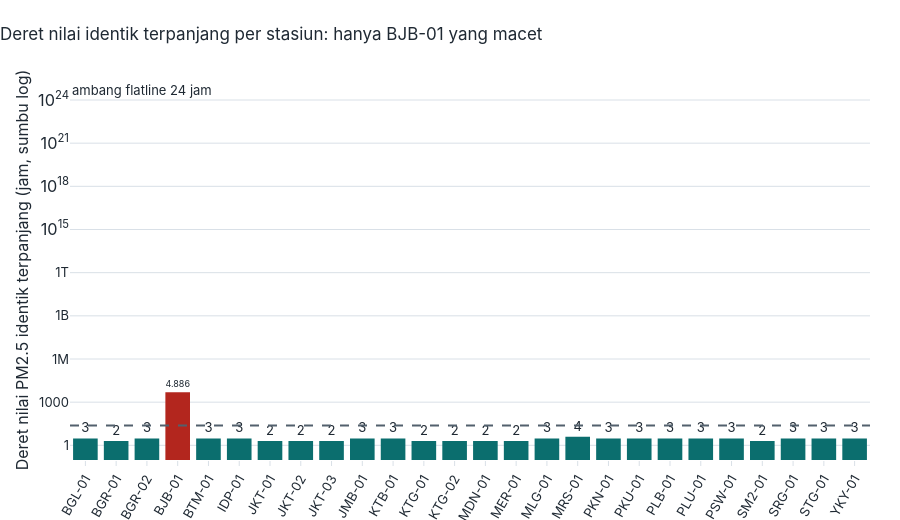

The notebook cell saved with this chart:
### Markdown cell above
## 0. Temuan kualitas data baru: sensor macet (flatline) dan data kerja
Nilai PM2.5 kontinu hampir tidak pernah **identik** pada jam-jam berurutan. Deret nilai identik ≥ 24 jam berturut-turut ditandai sebagai *flatline* (sensor macet/nilai tertahan). Ini pemeriksaan baru yang tidak ada pada notebook 02–03 (yang berfokus pada nilai teks, mustahil, dan `qc_flag`).

### Code cell
flat_semua = M.deteksi_flatline(hourly, min_jam=2)
terpanjang = flat_semua.groupby("kode_stasiun").n_jam.max().reindex(sorted(hourly.kode_stasiun.unique())).fillna(1).astype(int)
flat = M.deteksi_flatline(hourly, min_jam=24)
print("Deret nilai identik ≥ 24 jam berturut-turut (PM2.5 per jam):"); display(flat.round(2))
print("\nDeret identik terpanjang di stasiun LAIN (jam):", terpanjang.drop(flat.kode_stasiun.unique(), errors="ignore").describe().round(1).to_dict())
fig = go.Figure(go.Bar(x=terpanjang.index, y=terpanjang.values, marker_color=[style.KEPARAHAN_WARNA["Kritis"] if k in set(flat.kode_stasiun) else style.WARNA_UTAMA for k in terpanjang.index],
                       text=[rp(v) for v in terpanjang.values], textposition="outside", hovertemplate="%{x}: %{y} jam identik berturut-turut<extra></extra>"))
fig.add_hline(y=24, line=dict(dash="dash", color=style.WARNA_TEKS_REDUP), annotation_text="ambang flatline 24 jam", annotation_position="top left")
fig.update_yaxes(type="log", title_text="Deret nilai PM2.5 identik terpanjang (jam, sumbu log)"); fig.update_xaxes(tickangle=-60)
style.terapkan(fig, "Deret nilai identik terpanjang per stasiun: hanya BJB-01 yang macet", 520)
simpan(fig, "05_0_flatline_per_stasiun", 520); fig.show()
flat.to_csv(cfg.REPORTS_DIR / "flatline_terdeteksi.csv", index=False, encoding="utf-8-sig")

### Figure 1 — Plotly figure (JSON) as saved in the notebook; plotly's stock layout.template omitted (floating-point values rounded to 4 significant figures)
{"data": [{"hovertemplate": "%{x}: %{y} jam identik berturut-turut<extra></extra>", "marker": {"color": ["#0B6E6E", "#0B6E6E", "#0B6E6E", "#B3261E", "#0B6E6E", "#0B6E6E", "#0B6E6E", "#0B6E6E", "#0B6E6E", "#0B6E6E", "#0B6E6E", "#0B6E6E", "#0B6E6E", "#0B6E6E", "#0B6E6E", "#0B6E6E", "#0B6E6E", "#0B6E6E", "#0B6E6E", "#0B6E6E", "#0B6E6E", "#0B6E6E", "#0B6E6E", "#0B6E6E", "#0B6E6E", "#0B6E6E"]}, "text": ["3", "2", "3", "4.886", "3", "3", "2", "2", "2", "3", "3", "2", "2", "2", "2", "3", "4", "3", "3", "3", "3", "3", "2", "3", "3", "3"], "textposition": "outside", "type": "bar", "x": ["BGL-01", "BGR-01", "BGR-02", "BJB-01", "BTM-01", "IDP-01", "JKT-01", "JKT-02", "JKT-03", "JMB-01", "KTB-01", "KTG-01", "KTG-02", "MDN-01", "MER-01", "MLG-01", "MRS-01", "PKN-01", "PKU-01", "PLB-01", "PLU-01", "PSW-01", "SM2-01", "SRG-01", "STG-01", "YKY-01"], "y": [3, 2, 3, 4886, 3, 3, 2, 2, 2, 3, 3, 2, 2, 2, 2, 3, 4, 3, 3, 3, 3, 3, 2, 3, 3, 3]}], "layout": {"annotations": [{"showarrow": false, "text": "ambang flatline 24 jam", "x": 0, "xanchor": "left", "xref": "x domain", "y": 24, "yanchor": "bottom", "yref": "y"}], "height": 520, "shapes": [{"line": {"color": "#52606D", "dash": "dash"}, "type": "line", "x0": 0, "x1": 1, "xref": "x domain", "y0": 24, "y1": 24, "yref": "y"}], "title": {"text": "Deret nilai identik terpanjang per stasiun: hanya BJB-01 yang macet"}, "xaxis": {"tickangle": -60}, "yaxis": {"title": {"text": "Deret nilai PM2.5 identik terpanjang (jam, sumbu log)"}, "type": "log"}}}
